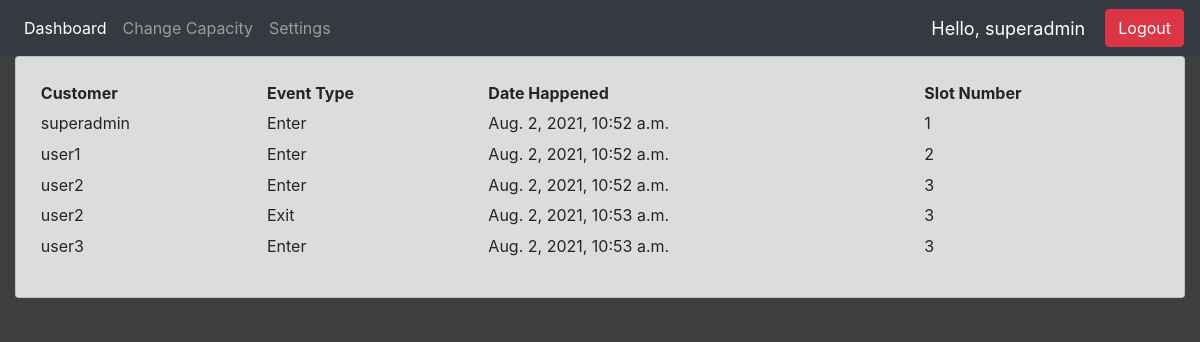
The app's page /parking_data/ (signed in) with its own data.
### accounts/models.py (models this page shows, shortened)
class Slot(models.Model):
	events = (
			('Enter', 'Enter'),
			('Exit', 'Exit'),
			)
	customer = models.ForeignKey(Customer, null=True, on_delete=models.SET_NULL)
	event_type = models.CharField(max_length=200, null=True, choices= events)
	date_happened = models.DateTimeField(auto_now_add=True, null=True)
	slot_num = models.IntegerField(null=True)

class Customer(models.Model):
	user = models.OneToOneField(User, null=True, blank=True, on_delete=models.CASCADE)
	name = models.CharField(max_length=200, null=True)
	phone = models.CharField(max_length=200, null=True)
	email = models.CharField(max_length=200, null=True)
	profile_pic = models.ImageField(default="profile2.png", null=True, blank=True)
	date_created = models.DateTimeField(auto_now_add=True, null=True)
	def __str__(self):
		return self.name

### accounts/decorators.py (the view)
	def wrapper_function(request, *args, **kwargs):
		group = None
		if request.user.groups.exists():
			group = request.user.groups.all()[0].name
		if group == 'customer':
			return redirect('user-page')
		if group == 'admin':
			return view_func(request, *args, **kwargs)

### accounts/views.py (called while the page is built)
@login_required(login_url='login')
@admin_only
def ParkingData(request):
    all_activities = Slot.objects.all()
    context = {'all_activities': all_activities}
    return render(request, 'accounts/parking_data.html', context)

### accounts/templates/accounts/parking_data.html
{% extends 'accounts/main.html' %}
{% load static %}
{% block content %}
<div class="row">
    <div class="col-md">
        <div class="card card-body" style="background-color: #DCDCDC">
            <table class="table table-sm">
                <tr>
                    <th>Customer</th>
                    <th>Event Type</th>
                    <th>Date Happened</th>
                    <th>Slot Number</th>
                </tr>
                {% for activity in all_activities %}
                <tr>
                    <td>{{activity.customer}}</td>
                    <td>{{activity.event_type}}</td>
                    <td>{{activity.date_happened}}</td>
                    <td>{{activity.slot_num}}</td>
                </tr>
                {% endfor %}
            </table>
        </div>
    </div>
</div>
{% endblock content %}

### accounts/templates/accounts/navbar.html (shortened to what this page needs)
{% load static %}
<nav class="navbar navbar-expand-lg navbar-dark bg-dark">
  <div class="collapse navbar-collapse" id="navbarNav">
    <ul class="navbar-nav">
      {% if request.user.is_staff %}
      <li class="nav-item active">
        <a class="nav-link" href="{% url 'home' %}">Dashboard</a>
      </li>
      <li class="nav-item">
        <a class="nav-link" href="{% url 'change_capacity' %}">Change Capacity</a>
      </li>
      <li class="nav-item">
        <a class="nav-link" href="{% url 'account' %}">Settings</a>
      </li>
      {% else %}
      <li class="nav-item">
        <a class="nav-link" href="{% url 'account' %}">Settings</a>
      </li>
      {% endif %}
    </ul>
  </div>
  <span class="hello-msg">Hello, {{request.user}}</span>
  <span ><a  class="btn btn-danger" href="{% url 'logout' %}">Logout</a></span>
</nav>

### static/css/main.css (style rules this page uses)
body, html { margin: 0; padding: 0; height: 100%; background: linear-gradient(rgba(0, 0, 0, 0.5), rgba(0, 0, 0, 0.5)), url("/static/images/asphalt2.jpg"); background-repeat: no-repeat; background-size: cover; background-position: center; background-attachment: fixed; }

### accounts/templates/accounts/navbar.html (style rules this page uses)
.hello-msg { font-size: 18px; color: #fff; margin-right: 20px; }

### records on screen
Slot: customer "superadmin", event_type "Enter", date_happened "Aug. 2, 2021, 10:52 a.m.", slot_num "1"
Slot: customer "user1", event_type "Enter", date_happened "Aug. 2, 2021, 10:52 a.m.", slot_num "2"
Slot: customer "user2", event_type "Enter", date_happened "Aug. 2, 2021, 10:52 a.m.", slot_num "3"
Slot: customer "user2", event_type "Exit", date_happened "Aug. 2, 2021, 10:53 a.m.", slot_num "3"
Slot: customer "user3", event_type "Enter", date_happened "Aug. 2, 2021, 10:53 a.m.", slot_num "3"

### other values on screen
{{ request.user }} "superadmin"
